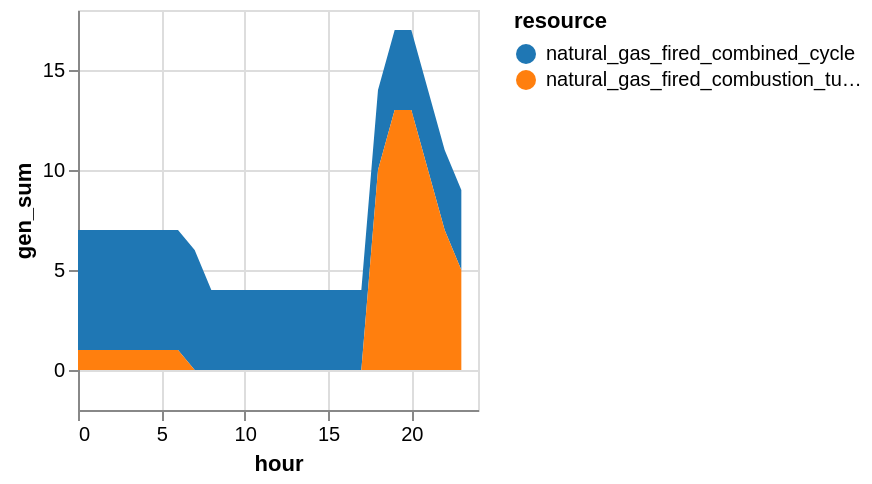

Write notebook code for a chart like this one.
### Markdown cell above
In contrast to when we added ramp constraints to the Economic Dispatch problem, adding ramp constraints to our Unit Commitment formulation does not change the solution as much (at least in this case). Much of the inflexibility here arises from the unit commitment constraints, and once committed, there is ample ramping capability. We do however get relatively more combustion turbines running to meet the evening ramp, given their faster ramp rates.

### Code cell
sol_commit = innerjoin(solution.commit, 
                    gen_df[!, [:r_id, :resource]], 
                    on = :r_id)
sol_commit = combine(groupby(sol_commit, [:resource, :hour]), 
            :gen => sum)
sol_commit.hour = sol_commit.hour .- T_period[1]

sol_commit |>
@vlplot(:area, 
    x=:hour, y={:gen_sum, stack=:zero}, 
    color={"resource:n", scale={scheme="category10"}})

### Figure 1 — Vega specification as saved in the notebook (floating-point values rounded to 4 significant figures)
{"$schema": "https://vega.github.io/schema/vega/v5.json", "axes": [{"aria": false, "domain": false, "grid": true, "gridScale": "y", "labels": false, "maxExtent": 0, "minExtent": 0, "orient": "bottom", "scale": "x", "tickCount": {"signal": "ceil(width/40)"}, "ticks": false, "zindex": 0}, {"aria": false, "domain": false, "grid": true, "gridScale": "x", "labels": false, "maxExtent": 0, "minExtent": 0, "orient": "left", "scale": "y", "tickCount": {"signal": "ceil(height/40)"}, "ticks": false, "zindex": 0}, {"grid": false, "labelFlush": true, "labelOverlap": true, "orient": "bottom", "scale": "x", "tickCount": {"signal": "ceil(width/40)"}, "title": "hour", "zindex": 0}, {"grid": false, "labelOverlap": true, "orient": "left", "scale": "y", "tickCount": {"signal": "ceil(height/40)"}, "title": "gen_sum", "zindex": 0}], "background": "white", "data": [{"name": "source_0", "values": [{"gen_sum": 6, "hour": 0, "resource": "natural_gas_fired_combined_cycle"}, {"gen_sum": 1, "hour": 0, "resource": "natural_gas_fired_combustion_turbine"}, {"gen_sum": 6, "hour": 1, "resource": "natural_gas_fired_combined_cycle"}, {"gen_sum": 1, "hour": 1, "resource": "natural_gas_fired_combustion_turbine"}, {"gen_sum": 6, "hour": 2, "resource": "natural_gas_fired_combined_cycle"}, {"gen_sum": 1, "hour": 2, "resource": "natural_gas_fired_combustion_turbine"}, {"gen_sum": 6, "hour": 3, "resource": "natural_gas_fired_combined_cycle"}, {"gen_sum": 1, "hour": 3, "resource": "natural_gas_fired_combustion_turbine"}, {"gen_sum": 6, "hour": 4, "resource": "natural_gas_fired_combined_cycle"}, {"gen_sum": 1, "hour": 4, "resource": "natural_gas_fired_combustion_turbine"}, {"gen_sum": 6, "hour": 5, "resource": "natural_gas_fired_combined_cycle"}, {"gen_sum": 1, "hour": 5, "resource": "natural_gas_fired_combustion_turbine"}, {"gen_sum": 6, "hour": 6, "resource": "natural_gas_fired_combined_cycle"}, {"gen_sum": 1, "hour": 6, "resource": "natural_gas_fired_combustion_turbine"}, {"gen_sum": 6, "hour": 7, "resource": "natural_gas_fired_combined_cycle"}, {"gen_sum": 0, "hour": 7, "resource": "natural_gas_fired_combustion_turbine"}, {"gen_sum": 4, "hour": 8, "resource": "natural_gas_fired_combined_cycle"}, {"gen_sum": 0, "hour": 8, "resource": "natural_gas_fired_combustion_turbine"}, {"gen_sum": 4, "hour": 9, "resource": "natural_gas_fired_combined_cycle"}, {"gen_sum": 0, "hour": 9, "resource": "natural_gas_fired_combustion_turbine"}, {"gen_sum": 4, "hour": 10, "resource": "natural_gas_fired_combined_cycle"}, {"gen_sum": 0, "hour": 10, "resource": "natural_gas_fired_combustion_turbine"}, {"gen_sum": 4, "hour": 11, "resource": "natural_gas_fired_combined_cycle"}, {"gen_sum": 0, "hour": 11, "resource": "natural_gas_fired_combustion_turbine"}, {"gen_sum": 4, "hour": 12, "resource": "natural_gas_fired_combined_cycle"}, {"gen_sum": 0, "hour": 12, "resource": "natural_gas_fired_combustion_turbine"}, {"gen_sum": 4, "hour": 13, "resource": "natural_gas_fired_combined_cycle"}, {"gen_sum": 0, "hour": 13, "resource": "natural_gas_fired_combustion_turbine"}, {"gen_sum": 4, "hour": 14, "resource": "natural_gas_fired_combined_cycle"}, {"gen_sum": 0, "hour": 14, "resource": "natural_gas_fired_combustion_turbine"}, {"gen_sum": 4, "hour": 15, "resource": "natural_gas_fired_combined_cycle"}, {"gen_sum": 0, "hour": 15, "resource": "natural_gas_fired_combustion_turbine"}, {"gen_sum": 4, "hour": 16, "resource": "natural_gas_fired_combined_cycle"}, {"gen_sum": 0, "hour": 16, "resource": "natural_gas_fired_combustion_turbine"}, {"gen_sum": 4, "hour": 17, "resource": "natural_gas_fired_combined_cycle"}, {"gen_sum": -1.332e-15, "hour": 17, "resource": "natural_gas_fired_combustion_turbine"}, {"gen_sum": 4, "hour": 18, "resource": "natural_gas_fired_combined_cycle"}, {"gen_sum": 10.0, "hour": 18, "resource": "natural_gas_fired_combustion_turbine"}, {"gen_sum": 4, "hour": 19, "resource": "natural_gas_fired_combined_cycle"}, {"gen_sum": 13.0, "hour": 19, "resource": "natural_gas_fired_combustion_turbine"}, {"gen_sum": 4, "hour": 20, "resource": "natural_gas_fired_combined_cycle"}, {"gen_sum": 13.0, "hour": 20, "resource": "natural_gas_fired_combustion_turbine"}, {"gen_sum": 4, "hour": 21, "resource": "natural_gas_fired_combined_cycle"}, {"gen_sum": 10.0, "hour": 21, "resource": "natural_gas_fired_combustion_turbine"}, {"gen_sum": 4, "hour": 22, "resource": "natural_gas_fired_combined_cycle"}, {"gen_sum": 7, "hour": 22, "resource": "natural_gas_fired_combustion_turbine"}, {"gen_sum": 4, "hour": 23, "resource": "natural_gas_fired_combined_cycle"}, {"gen_sum": 5.0, "hour": 23, "resource": "natural_gas_fired_combustion_turbine"}]}, {"name": "data_0", "source": "source_0", "transform": [{"as": "hour", "expr": "toNumber(datum[\"hour\"])", "type": "formula"}, {"field": "gen_sum", "groupby": ["resource"], "key": "hour", "method": "value", "type": "impute", "value": 0}, {"as": ["gen_sum_start", "gen_sum_end"], "field": "gen_sum", "groupby": ["hour"], "offset": "zero", "sort": {"field": ["resource"], "order": ["descending"]}, "type": "stack"}]}], "height": 200, "legends": [{"fill": "color", "symbolType": "circle", "title": "resource"}], "marks": [{"encode": {"update": {"height": {"field": {"group": "height"}}, "width": {"field": {"group": "width"}}}}, "from": {"facet": {"data": "data_0", "groupby": ["resource"], "name": "faceted_path_main"}}, "marks": [{"encode": {"update": {"defined": {"signal": "isValid(datum[\"hour\"]) && isFinite(+datum[\"hour\"]) && isValid(datum[\"gen_sum\"]) && isFinite(+datum[\"gen_sum\"])"}, "description": {"signal": "\"hour: \" + (format(datum[\"hour\"], \"\")) + \"; gen_sum: \" + (format(datum[\"gen_sum\"], \"\")) + \"; resource: \" + (isValid(datum[\"resource\"]) ? datum[\"resource\"] : \"\"+datum[\"resource\"])"}, "fill": {"field": "resource", "scale": "color"}, "orient": {"value": "vertical"}, "x": {"field": "hour", "scale": "x"}, "y": {"field": "gen_sum_end", "scale": "y"}, "y2": {"field": "gen_sum_start", "scale": "y"}}}, "from": {"data": "faceted_path_main"}, "name": "marks", "sort": {"field": "datum[\"hour\"]"}, "style": ["area"], "type": "area"}], "name": "pathgroup", "type": "group"}], "padding": 5, "scales": [{"domain": {"data": "data_0", "field": "hour"}, "name": "x", "nice": true, "range": [0, {"signal": "width"}], "type": "linear", "zero": false}, {"domain": {"data": "data_0", "fields": ["gen_sum_start", "gen_sum_end"]}, "name": "y", "nice": true, "range": [{"signal": "height"}, 0], "type": "linear", "zero": true}, {"domain": {"data": "data_0", "field": "resource", "sort": true}, "name": "color", "range": {"scheme": "category10"}, "type": "ordinal"}], "style": "cell", "width": 200}
